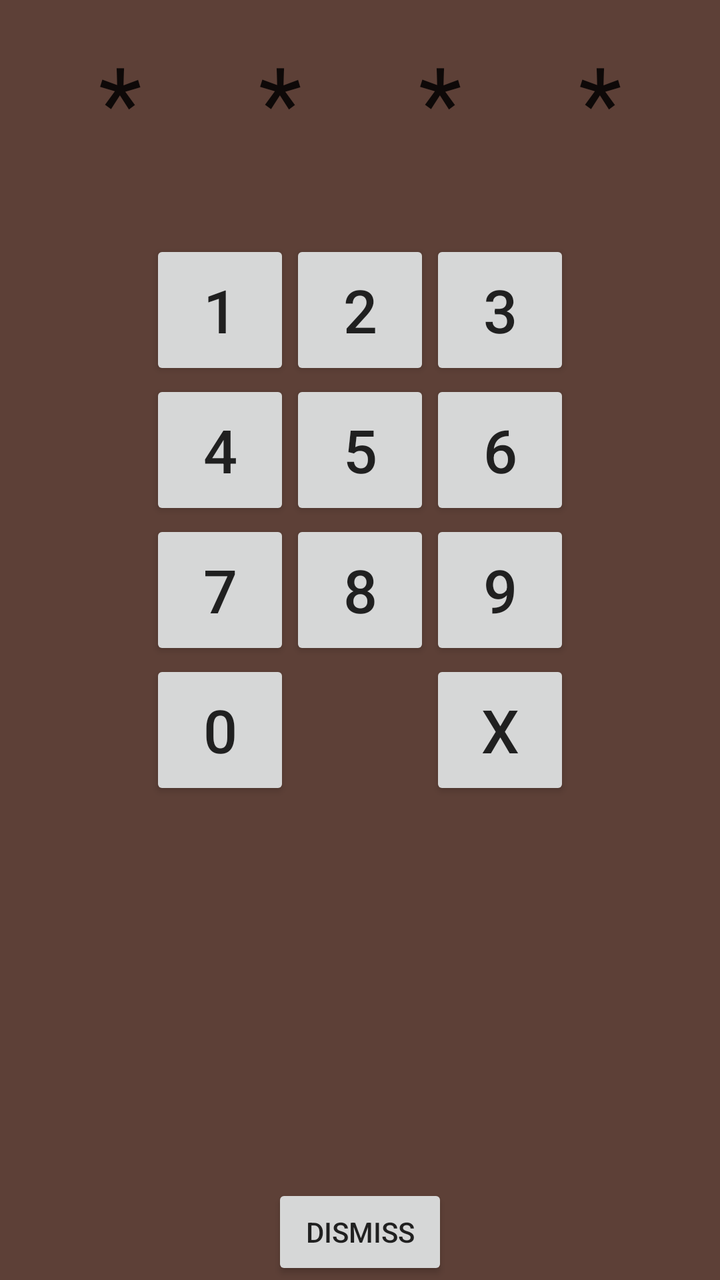
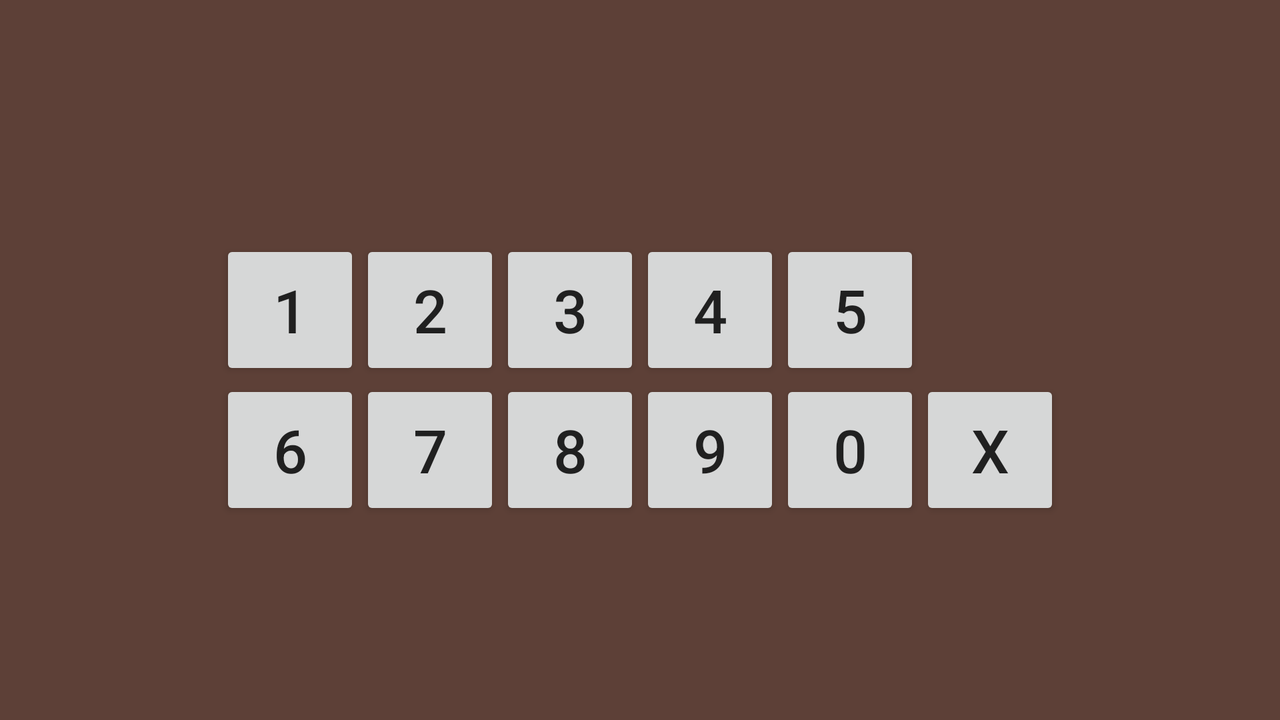

An Android layout and its configuration variant, each rendered on a device that would load it. The default file and the variant file are quoted in full after the pictures.
<!-- AndroidManifest.xml: application theme AppTheme -->
<!-- res/layout/fragment_security_pin.xml -->
<RelativeLayout xmlns:android="http://schemas.android.com/apk/res/android"
                xmlns:tools="http://schemas.android.com/tools"
                android:layout_width="match_parent"
                android:layout_height="match_parent"
                tools:context="net.ghosttrails.www.mydetic.SecurityPinFragment"
                android:background="@color/primary_dark">

    <LinearLayout
        android:id="@+id/pin_digit_layout"
        android:orientation="horizontal"
        android:layout_width="320dp"
        android:layout_gravity="center"
        android:layout_centerHorizontal="true"
        android:layout_height="100dp"
        android:layout_marginLeft="5dp"
        android:layout_marginRight="5dp"
        android:layout_marginTop="10dp"
        android:layout_marginBottom="10dp">

        <TextView
            android:layout_width="70dp"
            android:layout_height="70dp"
            android:textAppearance="?android:attr/textAppearanceLarge"
            android:text="*"
            android:id="@+id/textView"
            android:textAlignment="gravity"
            android:textSize="50sp"
            android:maxLines="1"
            android:background="@color/primary_light"
            android:gravity="center_vertical|center|center_horizontal"
            android:layout_margin="5dp"/>

        <TextView
            android:layout_width="70dp"
            android:layout_height="70dp"
            android:textAppearance="?android:attr/textAppearanceLarge"
            android:text="*"
            android:id="@+id/textView2"
            android:textAlignment="gravity"
            android:textSize="50sp"
            android:maxLines="1"
            android:background="@color/primary_light"
            android:gravity="center_vertical|center|center_horizontal"
            android:layout_margin="5dp"/>

        <TextView
            android:layout_width="70dp"
            android:layout_height="70dp"
            android:textAppearance="?android:attr/textAppearanceLarge"
            android:text="*"
            android:id="@+id/textView3"
            android:textAlignment="gravity"
            android:textSize="50sp"
            android:maxLines="1"
            android:background="@color/primary_light"
            android:gravity="center_vertical|center|center_horizontal"
            android:layout_margin="5dp"/>

        <TextView
            android:layout_width="70dp"
            android:layout_height="70dp"
            android:textAppearance="?android:attr/textAppearanceLarge"
            android:text="*"
            android:id="@+id/textView4"
            android:textAlignment="gravity"
            android:textSize="50sp"
            android:maxLines="1"
            android:background="@color/primary_light"
            android:gravity="center_vertical|center|center_horizontal"
            android:layout_margin="5dp"/>
    </LinearLayout>

    <GridLayout
        android:layout_below="@id/pin_digit_layout"
        android:layout_width="210dp"
        android:layout_height="280dp"
        android:layout_gravity="center"
        android:layout_centerHorizontal="true"
        android:id="@+id/pin_grid">

        <Button
            android:layout_width="70dp"
            android:layout_height="70dp"
            android:text="@string/pin_1"
            android:id="@+id/pin_button_1"
            android:layout_row="0"
            android:layout_column="0"
            android:textSize="30sp"
            android:enabled="true"/>
        <Button
            android:layout_width="70dp"
            android:layout_height="70dp"
            android:text="@string/pin_2"
            android:id="@+id/pin_button_2"
            android:layout_row="0"
            android:layout_column="1"
            android:textSize="30sp"
            android:enabled="true"/>
        <Button
            android:layout_width="70dp"
            android:layout_height="70dp"
            android:text="@string/pin_3"
            android:id="@+id/pin_button_3"
            android:layout_row="0"
            android:layout_column="2"
            android:textSize="30sp"
            android:enabled="true"/>
        <Button
            android:layout_width="70dp"
            android:layout_height="70dp"
            android:text="@string/pin_4"
            android:id="@+id/pin_button_4"
            android:layout_row="1"
            android:layout_column="0"
            android:textSize="30sp"
            android:enabled="true"/>
        <Button
            android:layout_width="70dp"
            android:layout_height="70dp"
            android:text="@string/pin_5"
            android:id="@+id/pin_button_5"
            android:layout_row="1"
            android:layout_column="1"
            android:textSize="30sp"
            android:enabled="true"/>
        <Button
            android:layout_width="70dp"
            android:layout_height="70dp"
            android:text="@string/pin_6"
            android:id="@+id/pin_button_6"
            android:layout_row="1"
            android:layout_column="2"
            android:textSize="30sp"
            android:enabled="true"/>
        <Button
            android:layout_width="70dp"
            android:layout_height="70dp"
            android:text="@string/pin_7"
            android:id="@+id/pin_button_7"
            android:layout_row="2"
            android:layout_column="0"
            android:textSize="30sp"
            android:enabled="true"/>
        <Button
            android:layout_width="70dp"
            android:layout_height="70dp"
            android:text="@string/pin_8"
            android:id="@+id/pin_button_8"
            android:layout_row="2"
            android:layout_column="1"
            android:textSize="30sp"
            android:enabled="true"/>
        <Button
            android:layout_width="70dp"
            android:layout_height="70dp"
            android:text="@string/pin_9"
            android:id="@+id/pin_button_9"
            android:layout_row="2"
            android:layout_column="2"
            android:textSize="30sp"
            android:enabled="true"/>
        <Button
            android:layout_width="70dp"
            android:layout_height="70dp"
            android:text="@string/pin_0"
            android:id="@+id/pin_button_0"
            android:layout_row="3"
            android:layout_column="0"
            android:textSize="30sp"
            android:enabled="true"/>

        <Button
            android:layout_width="70dp"
            android:layout_height="70dp"
            android:text="@string/pin_clear"
            android:id="@+id/pin_button_clear"
            android:layout_row="3"
            android:layout_column="2"
            android:textSize="30sp"
            android:enabled="true"/>

    </GridLayout>

    <Button
        android:layout_width="wrap_content"
        android:layout_height="wrap_content"
        android:text="Dismiss"
        android:id="@+id/pin_dismiss_button"
         android:onClick="onDismissButtonPressed"
        android:layout_alignParentBottom="true"
        android:layout_centerHorizontal="true"/>


</RelativeLayout>
<!-- resources referenced by this layout -->
<resources>
  <color name="primary_dark">#5D4037</color>
  <string name="pin_0">0</string>
  <string name="pin_1">1</string>
  <string name="pin_2">2</string>
  <string name="pin_3">3</string>
  <string name="pin_4">4</string>
  <string name="pin_5">5</string>
  <string name="pin_6">6</string>
  <string name="pin_7">7</string>
  <string name="pin_8">8</string>
  <string name="pin_9">9</string>
  <string name="pin_clear">X</string>
  <style name="AppTheme" parent="android:Theme.Material.Light">
          <item name="android:colorPrimary">@color/primary</item>
          <item name="android:colorPrimaryDark">@color/primary_dark</item>
          <item name="android:colorAccent">@color/accent</item>
          <item name="android:textColorPrimary">@color/text_ondark</item>
          <item name="android:textColor">@color/text_secondary</item>
          <item name="android:navigationBarColor">@color/primary_dark</item>
      </style>
  <color name="primary">#795548</color>
  <color name="accent">#4DB6AC</color>
  <color name="text_secondary">#D9000000</color>
</resources>
<!-- res/layout-land/fragment_security_pin.xml (the repository's variant of the layout above) -->
<!-- drawn on the phone turned sideways -->
<RelativeLayout xmlns:android="http://schemas.android.com/apk/res/android"
                xmlns:tools="http://schemas.android.com/tools"
                android:layout_width="match_parent"
                android:layout_height="match_parent"
                tools:context="net.ghosttrails.www.mydetic.SecurityPinFragment"
                android:background="@color/primary_dark">

    <LinearLayout
        android:id="@+id/pin_digit_layout"
        android:orientation="horizontal"
        android:layout_width="320dp"
        android:layout_gravity="center"
        android:layout_centerHorizontal="true"
        android:layout_height="100dp"
        android:layout_marginLeft="5dp"
        android:layout_marginRight="5dp"
        android:layout_marginTop="10dp"
        android:layout_marginBottom="10dp">

        <TextView
            android:layout_width="70dp"
            android:layout_height="70dp"
            android:textAppearance="?android:attr/textAppearanceLarge"
            android:text=""
            android:id="@+id/pin_digit_1"
            android:textAlignment="gravity"
            android:textSize="50sp"
            android:maxLines="1"
            android:background="@color/primary_light"
            android:gravity="center_vertical|center|center_horizontal"
            android:layout_margin="5dp"/>

        <TextView
            android:layout_width="70dp"
            android:layout_height="70dp"
            android:textAppearance="?android:attr/textAppearanceLarge"
            android:text=""
            android:id="@+id/pin_digit_2"
            android:textAlignment="gravity"
            android:textSize="50sp"
            android:maxLines="1"
            android:background="@color/primary_light"
            android:gravity="center_vertical|center|center_horizontal"
            android:layout_margin="5dp"/>

        <TextView
            android:layout_width="70dp"
            android:layout_height="70dp"
            android:textAppearance="?android:attr/textAppearanceLarge"
            android:text=""
            android:id="@+id/pin_digit_3"
            android:textAlignment="gravity"
            android:textSize="50sp"
            android:maxLines="1"
            android:background="@color/primary_light"
            android:gravity="center_vertical|center|center_horizontal"
            android:layout_margin="5dp"/>

        <TextView
            android:layout_width="70dp"
            android:layout_height="70dp"
            android:textAppearance="?android:attr/textAppearanceLarge"
            android:text=""
            android:id="@+id/pin_digit_4"
            android:textAlignment="gravity"
            android:textSize="50sp"
            android:maxLines="1"
            android:background="@color/primary_light"
            android:gravity="center_vertical|center|center_horizontal"
            android:layout_margin="5dp"/>
    </LinearLayout>

    <GridLayout
        android:layout_below="@id/pin_digit_layout"
        android:layout_width="420dp"
        android:layout_height="280dp"
        android:layout_gravity="center"
        android:layout_centerHorizontal="true"
        android:id="@+id/pin_grid">

        <Button
            android:layout_width="70dp"
            android:layout_height="70dp"
            android:text="@string/pin_1"
            android:id="@+id/pin_button_1"
            android:layout_row="0"
            android:layout_column="0"
            android:textSize="30sp"
            android:enabled="true"/>
        <Button
            android:layout_width="70dp"
            android:layout_height="70dp"
            android:text="@string/pin_2"
            android:id="@+id/pin_button_2"
            android:layout_row="0"
            android:layout_column="1"
            android:textSize="30sp"
            android:enabled="true"/>
        <Button
            android:layout_width="70dp"
            android:layout_height="70dp"
            android:text="@string/pin_3"
            android:id="@+id/pin_button_3"
            android:layout_row="0"
            android:layout_column="2"
            android:textSize="30sp"
            android:enabled="true"/>
        <Button
            android:layout_width="70dp"
            android:layout_height="70dp"
            android:text="@string/pin_4"
            android:id="@+id/pin_button_4"
            android:layout_row="0"
            android:layout_column="3"
            android:textSize="30sp"
            android:enabled="true"/>
        <Button
            android:layout_width="70dp"
            android:layout_height="70dp"
            android:text="@string/pin_5"
            android:id="@+id/pin_button_5"
            android:layout_row="0"
            android:layout_column="4"
            android:textSize="30sp"
            android:enabled="true"/>
        <Button
            android:layout_width="70dp"
            android:layout_height="70dp"
            android:text="@string/pin_6"
            android:id="@+id/pin_button_6"
            android:layout_row="1"
            android:layout_column="0"
            android:textSize="30sp"
            android:enabled="true"/>
        <Button
            android:layout_width="70dp"
            android:layout_height="70dp"
            android:text="@string/pin_7"
            android:id="@+id/pin_button_7"
            android:layout_row="1"
            android:layout_column="1"
            android:textSize="30sp"
            android:enabled="true"/>
        <Button
            android:layout_width="70dp"
            android:layout_height="70dp"
            android:text="@string/pin_8"
            android:id="@+id/pin_button_8"
            android:layout_row="1"
            android:layout_column="2"
            android:textSize="30sp"
            android:enabled="true"/>
        <Button
            android:layout_width="70dp"
            android:layout_height="70dp"
            android:text="@string/pin_9"
            android:id="@+id/pin_button_9"
            android:layout_row="1"
            android:layout_column="3"
            android:textSize="30sp"
            android:enabled="true"/>
        <Button
            android:layout_width="70dp"
            android:layout_height="70dp"
            android:text="@string/pin_0"
            android:id="@+id/pin_button_0"
            android:layout_row="1"
            android:layout_column="4"
            android:textSize="30sp"
            android:enabled="true"/>

        <Button
            android:layout_width="70dp"
            android:layout_height="70dp"
            android:text="@string/pin_clear"
            android:id="@+id/pin_button_clear"
            android:layout_row="1"
            android:layout_column="5"
            android:textSize="30sp"
            android:enabled="true"/>

    </GridLayout>

</RelativeLayout>
